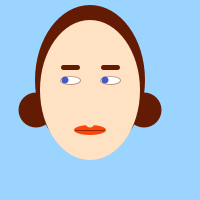
Frame 1 (no input)
Frame 60 (the mouse pressed at the canvas centre just before this capture): identical to frame 1, image omitted
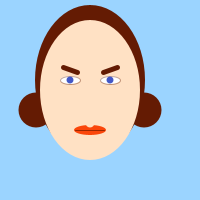
Frame 120 (the mouse held since frame 60 and released just before this capture)

The Processing sketch that drew these frames (run headless with seeded random() and noise(); from frame 60 on, the mouse is pressed at the canvas centre):

// Processing sketch: processing_144837
// ── processing_144837.pde

void setup(){
    //size (width, height);
    size (200, 200);
   
    frameRate(20);
     
}

void draw(){

    noStroke ();
    
    //background (red, green, blue)
    background (155, 212, 255);
    
   /* textSize(10);
    text("x: " + mouseX , 5, 185);
    text("y: " + mouseY , 5, 195);*/
    
    
    // Haarfarbe braun
    fill (100, 27, 3);
    // Haare
    ellipse (90, 80, 110, 150);
    ellipse (36, 110, 35, 35);
    ellipse (144, 110, 35, 35);
    
     // Gesicht Hautfarbe
    fill (255, 225, 196);
    // Gesicht
    ellipse (90, 90, 100, 140);
    
    // Augenweiss
    stroke (100, 27, 3, 100);
    fill (255);
    ellipse (70,80,20,8);
    ellipse (110,80,20,8);
    noStroke();
    
    // Augen blau
    fill (68, 88, 198);
    //Auge links
    float augenpos = map(mouseX, 0, width, 65, 75);
    ellipse (augenpos, 80, 7, 7);
    //Auge rechts
    augenpos = map(mouseX, 0, width, 105, 115);
    ellipse (augenpos, 80, 7, 7);
    
    int y = 67;
    if(mousePressed ==true) {
        y = 72;
    }
    stroke(100, 27, 3);
    strokeWeight(5);  // Augenbraue
    line(63, 67, 77, y);
    line(103,y,117, 67);
    strokeWeight (1);
    noStroke ();
     
    // Mund rot
    fill (250, 70, 10);
    // Mund
    ellipse (90, 130, 32, 10);
     
    //Mundlinie als farbige Linie dunkelrot
    stroke (155, 39, 0);
    // Mundlinie
    line (75, 130, 104, 130);
    
    // Lippenkerbe hautfarbe
    fill (255, 225, 196);
     
    noStroke ();
     
    // Lippenkerbe
    ellipse (90, 123, 9, 9);  
    
}
